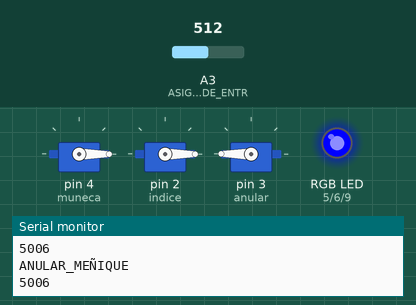
This sketch was run on a simulated Arduino Uno, built with avr-gcc and run on an emulated ATmega328P. On the bench: 3 × servo, an RGB LED mixed from three pins (HIGH = lit), the last lines printed to the serial monitor. The test bench sets the inputs (shaded band); at power-on: A3 (ASIGNACION_DE_PIN_DE_ENTR) = 512.

Above: at 1.2 s.
1.3 s: A3 (ASIGNACION_DE_PIN_DE_ENTR) set to 113
At 2.6 s:
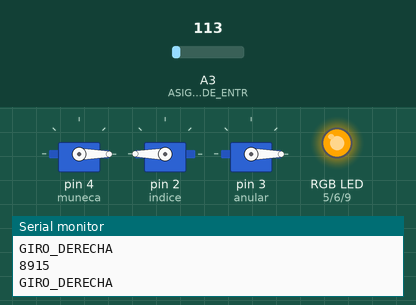
2.9 s: A3 (ASIGNACION_DE_PIN_DE_ENTR) set to 98
At 3.4 s:
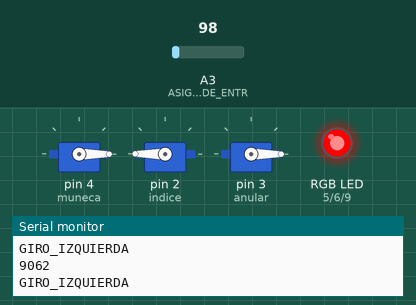
5.9 s: A3 (ASIGNACION_DE_PIN_DE_ENTR) set to 1023
At 7.3 s:
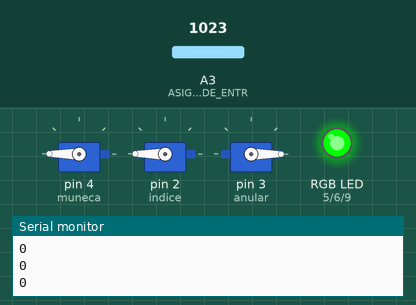
7.6 s: A3 (ASIGNACION_DE_PIN_DE_ENTR) set to 223
At 8.0 s:
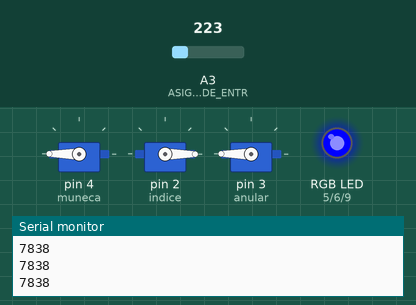
9.2 s: A3 (ASIGNACION_DE_PIN_DE_ENTR) set to 191
At 9.39 s:
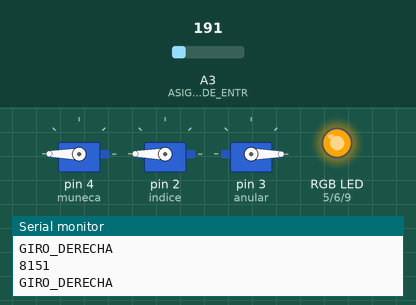
11.6 s: A3 (ASIGNACION_DE_PIN_DE_ENTR) set to 716
At 13.0 s:
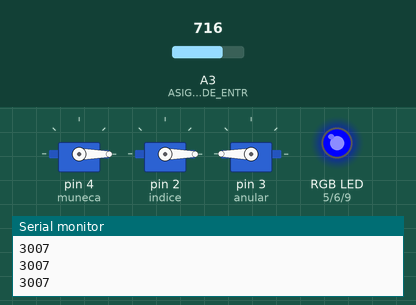
Timing chart, 0 to 14.1 s (numbered marks = the images above; inputs shaded):
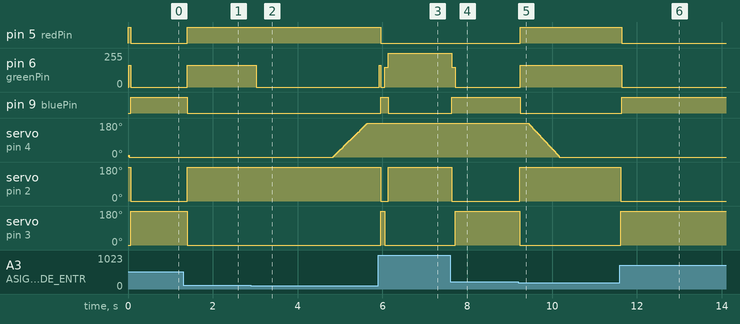

Measured:
- the behaviour switches between 105 and 104 on A3 (ASIGNACION_DE_PIN_DE_ENTR) (found by bisection; images 1 and 2)
- the behaviour switches between 207 and 206 on A3 (ASIGNACION_DE_PIN_DE_ENTR) (found by bisection; images 4 and 5)
- after the input at 1.3 s, pin 5 (redPin): LOW → HIGH after 0.10 s; pin 6 (greenPin): 0/255 → 165/255 after 0.10 s; pin 9 (bluePin): HIGH → LOW after 0.10 s; servo on pin 2 (indice): 0° → 180° after 0.10 s; servo on pin 3 (anular): 180° → 0° after 0.10 s
- after the input at 2.9 s, pin 6 (greenPin): 165/255 → 0/255 after 0.12 s; servo on pin 4 (muneca): moves from 0° to 180° over 0.80 s, starting after 1.9 s
- after the input at 5.9 s, pin 5 (redPin): HIGH → LOW after 0.06 s; pin 6 (greenPin): 0/255 → 150/255 after 0.16 s, → 255/255 0.08 s later; pin 9 (bluePin): LOW → HIGH after 0.06 s, → LOW 0.18 s later; servo on pin 4 (muneca): stays 180° (without the input it goes to 0° after 1.2 s); servo on pin 2 (indice): 180° → 0° after 0.06 s, → 180° 0.18 s later
- after the input at 7.6 s, pin 6 (greenPin): 255/255 → 150/255 at once, → 0/255 0.08 s later; pin 9 (bluePin): LOW → HIGH at once; servo on pin 2 (indice): 180° → 0° at once; servo on pin 3 (anular): 0° → 180° after 0.12 s
- after the input at 9.2 s, pin 5 (redPin): LOW → HIGH after 0.05 s; pin 6 (greenPin): 0/255 → 165/255 after 0.05 s; pin 9 (bluePin): HIGH → LOW after 0.05 s; servo on pin 4 (muneca): moves from 180° to 0° over 0.73 s, starting after 0.24 s; servo on pin 2 (indice): 0° → 180° at once
- after the input at 11.6 s, pin 5 (redPin): HIGH → LOW at once; pin 6 (greenPin): 165/255 → 0/255 at once; pin 9 (bluePin): LOW → HIGH at once; servo on pin 2 (indice): 180° → 0° at once; servo on pin 3 (anular): 0° → 180° at once

The sketch:

Brazo_Rotacion.ino
```cpp
#include <Servo.h>

Servo muneca;
Servo indice;                  //Declaración de servos
Servo anular;

int redPin = 5;
int greenPin = 6;              //ASIGNACION DE PINES PARA LED RGB INDICADOR
int bluePin = 9;

int sensor = 0;

int posmun = 0;                //Posicion actual de rotación de la muñeca

int posminind = 180;           //Posiciones minimas y maximas de servos para dedos indice y medio
int posmaxind = 0;

int posminanu = 0;             //Posiciones minimas y maximas de servos para dedos anular y meñique
int posmaxanu = 180;

const int numReadings = 10;     //numerode lecturas a promediar

int readings[numReadings];      // array de lecturas
int readIndex = 0;              // indice de lectura actual
int total = 0;                  // total de lecturas

void setup() {

  pinMode(A3, INPUT_PULLUP);                   //ASIGNACION DE PIN DE ENTRADA PARA SENSOR

  pinMode(redPin, OUTPUT);
  pinMode(greenPin, OUTPUT);                   //ASIGNACION DE PINES PARA LED RGB INDICADOR
  pinMode(bluePin, OUTPUT);

  muneca.attach(4);
  indice.attach(2);                            //ASIGNACION DE PINES DE SALIDA PARA SERVOS
  anular.attach(3);

  Serial.begin(9600);

}

void loop() {

  total = total - readings[readIndex];        //Se toma el promedio de 10 muestras de la señal para tener una lectura estable
  readings[readIndex] = analogRead(A3);
  total = total + readings[readIndex];
  readIndex = readIndex + 1;
  if (readIndex >= numReadings) {
    readIndex = 0;
  }


  sensor = map((total / numReadings), 1023, 0, 0, 10023);   //Se amplifica la señal 10 veces para hacer mas facil el filtrado
  Serial.println(sensor);                                   //Reporta el promedio calculado por serial


  if (sensor < 500 ) {                      //Cuando la lectura del sensor es menor a 500 los dedos se extienden
                                            //y la muñeca queda en la ultima posición registrada

    indice.write(posminind);               //POSICIONAMIENTO DE LOS DEDOS Y MUÑECA
    anular.write(posminanu);
    muneca.write(posmun);

    analogWrite(redPin, 0);                //INDICADOR LED RGB EN VERDE
    analogWrite(greenPin, 255);
    analogWrite(bluePin, 0);

    delay(50);
  }

  if (sensor > 500 && sensor < 3000) {         //Cuando la lectura del sensor esta entre 500 y 3000
                                               //se acciona el servo correspondiente a los dedos indice y medio

    indice.write(posmaxind);
    anular.write(posminanu);                     //POSICIONAMIENTO DE LOS DEDOS
    muneca.write(posmun);

    Serial.println("INDICE_MEDIO");                 //REPORTE DEL ESTADO POR SERIAL

    analogWrite(redPin, 0);
    analogWrite(greenPin, 150);                    //INDICADOR LED RGB EN AZUL ARTICO
    analogWrite(bluePin, 255);

    delay(20);
  }


  if (sensor > 3500 && sensor < 6500) {        //Cuando la lectura del sensor esta entre 3500 y 6500
                                               //se acciona el servo correspondiente a los dedos anular y meñique

    anular.write(posmaxanu);
    indice.write(posmaxind);                   //POSICIONAMIENTO DE LOS DEDOS
    muneca.write(posmun);

    Serial.println("ANULAR_MEÑIQUE");          //REPORTE DEL ESTADO POR SERIAL

    analogWrite(redPin, 0);
    analogWrite(greenPin, 0);                   //INDICADOR LED RGB EN AZUL PERSIA
    analogWrite(bluePin, 255);

    delay(20);
  }

  if (sensor > 8000 && sensor < 9000) {        //Cuando la lectura del sensor esta entre 8000 y 9000
                                               //se libera la tension en los dedos y la muñeca gira a la derecha,
                                               //al detectar una lectura menor se ejecuta el filtro anterior y queda la muñeca estatica
                                               //al detectar una lectura mayor se ejecuta el filtro siguiente y gira la muñeca a la izquierda

    indice.write(posminind);
    anular.write(posminanu);                   //POSICIONAMIENTO DE LOS DEDOS Y GIRO DE MUÑECA
    constrain(posmun, 0, 90);
    posmun -= 5;
    muneca.write(posmun);

    Serial.println("GIRO_DERECHA");             //REPORTE DEL ESTADO POR SERIAL

    analogWrite(redPin, 255);
    analogWrite(greenPin, 165);                 //INDICADOR LED RGB EN AMARILLO
    analogWrite(bluePin, 0);

    delay(5);
  }
  if (sensor > 9000 ) {                        //Cuando la lectura del sensor esta entre 8000 y 9000
                                               //se libera la tension en los dedos y la muñeca gira a la izquierda,
                                               //al detectar una lectura menor se ejecuta el filtro anterior y gira la muñeca a la izquierda
                                               //al detectar una lectura mayor, la muñeca llega al punto maximo de giro y se detiene

    indice.write(posminind);
    anular.write(posminanu);                  //POSICIONAMIENTO DE LOS DEDOS Y GIRO DE MUÑECA
    constrain(posmun, 90, 180);
    posmun += 5;
    muneca.write(posmun);

    Serial.println("GIRO_IZQUIERDA");        //REPORTE DEL ESTADO POR SERIAL

    analogWrite(redPin, 255);
    analogWrite(greenPin, 0);               //INDICADOR LED RGB EN ROJO
    analogWrite(bluePin, 0);

    delay(5);
  }

  delay(5);
}
```
